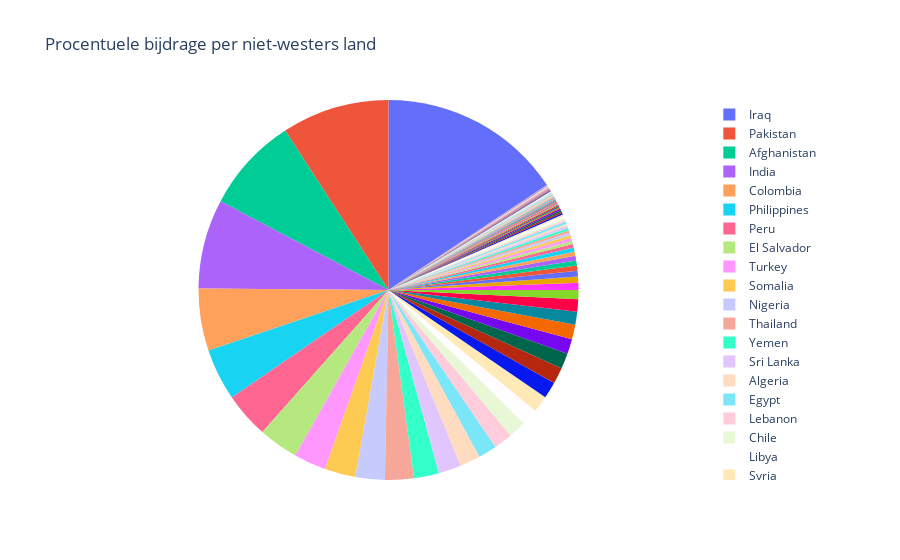

Write notebook code for a chart like this one.
### Markdown cell above
In vergelijking met het vorige figuur wordt het argument met betrekking tot het dodenaantal (en het aantal gewonden) in westerse landen weerlegd door de bovenstaand figuur. Deze visualisatie laat zien dat er in niet-westerse landen een stuk meer doden en gewonden zijn als gevolg van aanslagen in vergelijking met westerse landen. Indien de media hun berichtgeving zou baseren op het aantal doden en gewonden, zouden juist niet-westerse landen meer belicht moeten worden.

Deze observatie roept belangrijke vragen op over de manier waarop de media aanslagen selecteert en belicht. Als het criterium voor berichtgeving inderdaad het aantal slachtoffers is, zou men verwachten dat niet-westerse landen meer aandacht krijgen vanwege de hogere aantallen doden en gewonden. Het feit dat dit niet altijd het geval lijkt te zijn, suggereert wederom dat er mogelijk andere factoren een rol spelen bij de keuze van de media om bepaalde aanslagen te benadrukken.

### Code cell
labels = nonwest['country_txt']
values = nonwest['Event']

fig = go.Figure(data=[go.Pie(labels=labels, values=values, textinfo='none',
                            insidetextorientation='radial'
                            )])

fig = fig.update_layout(title = "Procentuele bijdrage per niet-westers land")

fig.show()

### Figure 1 — Plotly figure (JSON) as saved in the notebook; plotly's stock layout.template omitted (floating-point values rounded to 4 significant figures; data arrays with more than 128 entries replaced by an {"elided": "..."} marker saying what was removed)
{"data": [{"insidetextorientation": "radial", "labels": {"elided": "137 str values"}, "textinfo": "none", "type": "pie", "values": {"elided": "137 int values"}}], "layout": {"title": {"text": "Procentuele bijdrage per niet-westers land"}}}
